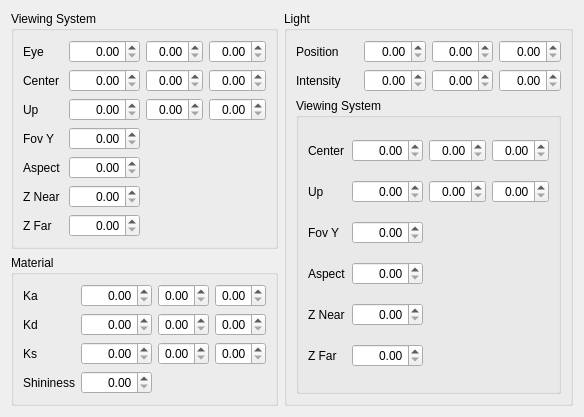
<?xml version="1.0" encoding="UTF-8"?>
<ui version="4.0">
 <class>GvQEditor</class>
 <widget class="QWidget" name="GvQEditor">
  <property name="geometry">
   <rect>
    <x>0</x>
    <y>0</y>
    <width>492</width>
    <height>364</height>
   </rect>
  </property>
  <property name="windowTitle">
   <string>Form</string>
  </property>
  <layout class="QGridLayout" name="gridLayout_5">
   <item row="0" column="0">
    <widget class="QGroupBox" name="groupBox_3">
     <property name="title">
      <string>Viewing System</string>
     </property>
     <layout class="QGridLayout" name="gridLayout_2">
      <item row="0" column="0">
       <widget class="QLabel" name="label_7">
        <property name="text">
         <string>Eye</string>
        </property>
       </widget>
      </item>
      <item row="0" column="1">
       <widget class="QDoubleSpinBox" name="_cameraEyeXDoubleSpinBox">
        <property name="alignment">
         <set>Qt::AlignRight|Qt::AlignTrailing|Qt::AlignVCenter</set>
        </property>
       </widget>
      </item>
      <item row="0" column="2">
       <widget class="QDoubleSpinBox" name="_cameraEyeYDoubleSpinBox">
        <property name="alignment">
         <set>Qt::AlignRight|Qt::AlignTrailing|Qt::AlignVCenter</set>
        </property>
       </widget>
      </item>
      <item row="0" column="3">
       <widget class="QDoubleSpinBox" name="_cameraEyeZDoubleSpinBox">
        <property name="alignment">
         <set>Qt::AlignRight|Qt::AlignTrailing|Qt::AlignVCenter</set>
        </property>
       </widget>
      </item>
      <item row="1" column="0">
       <widget class="QLabel" name="label_8">
        <property name="text">
         <string>Center</string>
        </property>
       </widget>
      </item>
      <item row="1" column="1">
       <widget class="QDoubleSpinBox" name="_cameraCenterXDoubleSpinBox">
        <property name="alignment">
         <set>Qt::AlignRight|Qt::AlignTrailing|Qt::AlignVCenter</set>
        </property>
       </widget>
      </item>
      <item row="1" column="2">
       <widget class="QDoubleSpinBox" name="_cameraCenterYDoubleSpinBox">
        <property name="alignment">
         <set>Qt::AlignRight|Qt::AlignTrailing|Qt::AlignVCenter</set>
        </property>
       </widget>
      </item>
      <item row="1" column="3">
       <widget class="QDoubleSpinBox" name="_cameraCenterZDoubleSpinBox">
        <property name="alignment">
         <set>Qt::AlignRight|Qt::AlignTrailing|Qt::AlignVCenter</set>
        </property>
       </widget>
      </item>
      <item row="2" column="0">
       <widget class="QLabel" name="label_9">
        <property name="text">
         <string>Up</string>
        </property>
       </widget>
      </item>
      <item row="2" column="1">
       <widget class="QDoubleSpinBox" name="_cameraUpXDoubleSpinBox">
        <property name="alignment">
         <set>Qt::AlignRight|Qt::AlignTrailing|Qt::AlignVCenter</set>
        </property>
       </widget>
      </item>
      <item row="2" column="2">
       <widget class="QDoubleSpinBox" name="_cameraUpYDoubleSpinBox">
        <property name="alignment">
         <set>Qt::AlignRight|Qt::AlignTrailing|Qt::AlignVCenter</set>
        </property>
       </widget>
      </item>
      <item row="2" column="3">
       <widget class="QDoubleSpinBox" name="_cameraUpZDoubleSpinBox">
        <property name="alignment">
         <set>Qt::AlignRight|Qt::AlignTrailing|Qt::AlignVCenter</set>
        </property>
       </widget>
      </item>
      <item row="3" column="0">
       <widget class="QLabel" name="label_10">
        <property name="text">
         <string>Fov Y</string>
        </property>
       </widget>
      </item>
      <item row="3" column="1">
       <widget class="QDoubleSpinBox" name="_cameraFovYDoubleSpinBox">
        <property name="alignment">
         <set>Qt::AlignRight|Qt::AlignTrailing|Qt::AlignVCenter</set>
        </property>
       </widget>
      </item>
      <item row="4" column="0">
       <widget class="QLabel" name="label_11">
        <property name="text">
         <string>Aspect</string>
        </property>
       </widget>
      </item>
      <item row="4" column="1">
       <widget class="QDoubleSpinBox" name="_cameraAspectDoubleSpinBox">
        <property name="alignment">
         <set>Qt::AlignRight|Qt::AlignTrailing|Qt::AlignVCenter</set>
        </property>
       </widget>
      </item>
      <item row="5" column="0">
       <widget class="QLabel" name="label_12">
        <property name="text">
         <string>Z Near</string>
        </property>
       </widget>
      </item>
      <item row="5" column="1">
       <widget class="QDoubleSpinBox" name="_cameraZNearDoubleSpinBox">
        <property name="alignment">
         <set>Qt::AlignRight|Qt::AlignTrailing|Qt::AlignVCenter</set>
        </property>
        <property name="maximum">
         <double>1000.000000000000000</double>
        </property>
       </widget>
      </item>
      <item row="6" column="0">
       <widget class="QLabel" name="label_13">
        <property name="text">
         <string>Z Far</string>
        </property>
       </widget>
      </item>
      <item row="6" column="1">
       <widget class="QDoubleSpinBox" name="_cameraZFarDoubleSpinBox">
        <property name="alignment">
         <set>Qt::AlignRight|Qt::AlignTrailing|Qt::AlignVCenter</set>
        </property>
        <property name="maximum">
         <double>1000.000000000000000</double>
        </property>
       </widget>
      </item>
     </layout>
    </widget>
   </item>
   <item row="0" column="1" rowspan="2">
    <widget class="QGroupBox" name="groupBox">
     <property name="title">
      <string>Light</string>
     </property>
     <layout class="QGridLayout" name="gridLayout_4">
      <item row="0" column="0">
       <widget class="QLabel" name="label">
        <property name="text">
         <string>Position</string>
        </property>
       </widget>
      </item>
      <item row="0" column="1">
       <widget class="QDoubleSpinBox" name="_lightPositionXDoubleSpinBox">
        <property name="alignment">
         <set>Qt::AlignRight|Qt::AlignTrailing|Qt::AlignVCenter</set>
        </property>
       </widget>
      </item>
      <item row="0" column="2">
       <widget class="QDoubleSpinBox" name="_lightPositionYDoubleSpinBox">
        <property name="alignment">
         <set>Qt::AlignRight|Qt::AlignTrailing|Qt::AlignVCenter</set>
        </property>
       </widget>
      </item>
      <item row="0" column="3">
       <widget class="QDoubleSpinBox" name="_lightPositionZDoubleSpinBox">
        <property name="alignment">
         <set>Qt::AlignRight|Qt::AlignTrailing|Qt::AlignVCenter</set>
        </property>
       </widget>
      </item>
      <item row="1" column="0">
       <widget class="QLabel" name="label_2">
        <property name="text">
         <string>Intensity</string>
        </property>
       </widget>
      </item>
      <item row="1" column="1">
       <widget class="QDoubleSpinBox" name="_lightIntensityXDoubleSpinBox">
        <property name="alignment">
         <set>Qt::AlignRight|Qt::AlignTrailing|Qt::AlignVCenter</set>
        </property>
        <property name="maximum">
         <double>1.000000000000000</double>
        </property>
        <property name="singleStep">
         <double>0.100000000000000</double>
        </property>
       </widget>
      </item>
      <item row="1" column="2">
       <widget class="QDoubleSpinBox" name="_lightIntensityYDoubleSpinBox">
        <property name="alignment">
         <set>Qt::AlignRight|Qt::AlignTrailing|Qt::AlignVCenter</set>
        </property>
        <property name="maximum">
         <double>1.000000000000000</double>
        </property>
        <property name="singleStep">
         <double>0.100000000000000</double>
        </property>
       </widget>
      </item>
      <item row="1" column="3">
       <widget class="QDoubleSpinBox" name="_lightIntensityZDoubleSpinBox">
        <property name="alignment">
         <set>Qt::AlignRight|Qt::AlignTrailing|Qt::AlignVCenter</set>
        </property>
        <property name="maximum">
         <double>1.000000000000000</double>
        </property>
        <property name="singleStep">
         <double>0.100000000000000</double>
        </property>
       </widget>
      </item>
      <item row="2" column="0" colspan="4">
       <widget class="QGroupBox" name="groupBox_4">
        <property name="title">
         <string>Viewing System</string>
        </property>
        <layout class="QGridLayout" name="gridLayout_3">
         <item row="0" column="0">
          <widget class="QLabel" name="label_15">
           <property name="text">
            <string>Center</string>
           </property>
          </widget>
         </item>
         <item row="0" column="1">
          <widget class="QDoubleSpinBox" name="_lightCenterXDoubleSpinBox">
           <property name="alignment">
            <set>Qt::AlignRight|Qt::AlignTrailing|Qt::AlignVCenter</set>
           </property>
          </widget>
         </item>
         <item row="0" column="2">
          <widget class="QDoubleSpinBox" name="_lightCenterYDoubleSpinBox">
           <property name="alignment">
            <set>Qt::AlignRight|Qt::AlignTrailing|Qt::AlignVCenter</set>
           </property>
          </widget>
         </item>
         <item row="0" column="3">
          <widget class="QDoubleSpinBox" name="_lightCenterZDoubleSpinBox">
           <property name="alignment">
            <set>Qt::AlignRight|Qt::AlignTrailing|Qt::AlignVCenter</set>
           </property>
          </widget>
         </item>
         <item row="1" column="0">
          <widget class="QLabel" name="label_16">
           <property name="text">
            <string>Up</string>
           </property>
          </widget>
         </item>
         <item row="1" column="1">
          <widget class="QDoubleSpinBox" name="_lightUpXDoubleSpinBox">
           <property name="alignment">
            <set>Qt::AlignRight|Qt::AlignTrailing|Qt::AlignVCenter</set>
           </property>
          </widget>
         </item>
         <item row="1" column="2">
          <widget class="QDoubleSpinBox" name="_lightUpYDoubleSpinBox">
           <property name="alignment">
            <set>Qt::AlignRight|Qt::AlignTrailing|Qt::AlignVCenter</set>
           </property>
          </widget>
         </item>
         <item row="1" column="3">
          <widget class="QDoubleSpinBox" name="_lightUpZDoubleSpinBox">
           <property name="alignment">
            <set>Qt::AlignRight|Qt::AlignTrailing|Qt::AlignVCenter</set>
           </property>
          </widget>
         </item>
         <item row="2" column="0">
          <widget class="QLabel" name="label_17">
           <property name="text">
            <string>Fov Y</string>
           </property>
          </widget>
         </item>
         <item row="2" column="1">
          <widget class="QDoubleSpinBox" name="_lightFovYDoubleSpinBox">
           <property name="alignment">
            <set>Qt::AlignRight|Qt::AlignTrailing|Qt::AlignVCenter</set>
           </property>
          </widget>
         </item>
         <item row="3" column="0">
          <widget class="QLabel" name="label_18">
           <property name="text">
            <string>Aspect</string>
           </property>
          </widget>
         </item>
         <item row="3" column="1">
          <widget class="QDoubleSpinBox" name="_lightAspectDoubleSpinBox">
           <property name="alignment">
            <set>Qt::AlignRight|Qt::AlignTrailing|Qt::AlignVCenter</set>
           </property>
          </widget>
         </item>
         <item row="4" column="0">
          <widget class="QLabel" name="label_19">
           <property name="text">
            <string>Z Near</string>
           </property>
          </widget>
         </item>
         <item row="4" column="1">
          <widget class="QDoubleSpinBox" name="_lightZNearDoubleSpinBox">
           <property name="alignment">
            <set>Qt::AlignRight|Qt::AlignTrailing|Qt::AlignVCenter</set>
           </property>
           <property name="maximum">
            <double>1000.000000000000000</double>
           </property>
          </widget>
         </item>
         <item row="5" column="0">
          <widget class="QLabel" name="label_20">
           <property name="text">
            <string>Z Far</string>
           </property>
          </widget>
         </item>
         <item row="5" column="1">
          <widget class="QDoubleSpinBox" name="_lightZFarDoubleSpinBox">
           <property name="alignment">
            <set>Qt::AlignRight|Qt::AlignTrailing|Qt::AlignVCenter</set>
           </property>
           <property name="maximum">
            <double>1000.000000000000000</double>
           </property>
          </widget>
         </item>
        </layout>
       </widget>
      </item>
     </layout>
    </widget>
   </item>
   <item row="1" column="0">
    <widget class="QGroupBox" name="groupBox_2">
     <property name="title">
      <string>Material</string>
     </property>
     <layout class="QGridLayout" name="gridLayout">
      <item row="0" column="0">
       <widget class="QLabel" name="label_3">
        <property name="text">
         <string>Ka</string>
        </property>
       </widget>
      </item>
      <item row="0" column="1">
       <widget class="QDoubleSpinBox" name="_materialAmbientXDoubleSpinBox">
        <property name="alignment">
         <set>Qt::AlignRight|Qt::AlignTrailing|Qt::AlignVCenter</set>
        </property>
        <property name="maximum">
         <double>1.000000000000000</double>
        </property>
        <property name="singleStep">
         <double>0.100000000000000</double>
        </property>
       </widget>
      </item>
      <item row="0" column="2">
       <widget class="QDoubleSpinBox" name="_materialAmbientYDoubleSpinBox">
        <property name="alignment">
         <set>Qt::AlignRight|Qt::AlignTrailing|Qt::AlignVCenter</set>
        </property>
        <property name="maximum">
         <double>1.000000000000000</double>
        </property>
        <property name="singleStep">
         <double>0.100000000000000</double>
        </property>
       </widget>
      </item>
      <item row="0" column="3">
       <widget class="QDoubleSpinBox" name="_materialAmbientZDoubleSpinBox">
        <property name="alignment">
         <set>Qt::AlignRight|Qt::AlignTrailing|Qt::AlignVCenter</set>
        </property>
        <property name="maximum">
         <double>1.000000000000000</double>
        </property>
        <property name="singleStep">
         <double>0.100000000000000</double>
        </property>
       </widget>
      </item>
      <item row="1" column="0">
       <widget class="QLabel" name="label_4">
        <property name="text">
         <string>Kd</string>
        </property>
       </widget>
      </item>
      <item row="1" column="1">
       <widget class="QDoubleSpinBox" name="_materialDiffuseXDoubleSpinBox">
        <property name="alignment">
         <set>Qt::AlignRight|Qt::AlignTrailing|Qt::AlignVCenter</set>
        </property>
        <property name="maximum">
         <double>1.000000000000000</double>
        </property>
        <property name="singleStep">
         <double>0.100000000000000</double>
        </property>
       </widget>
      </item>
      <item row="1" column="2">
       <widget class="QDoubleSpinBox" name="_materialDiffuseYDoubleSpinBox">
        <property name="alignment">
         <set>Qt::AlignRight|Qt::AlignTrailing|Qt::AlignVCenter</set>
        </property>
        <property name="maximum">
         <double>1.000000000000000</double>
        </property>
        <property name="singleStep">
         <double>0.100000000000000</double>
        </property>
       </widget>
      </item>
      <item row="1" column="3">
       <widget class="QDoubleSpinBox" name="_materialDiffuseZDoubleSpinBox">
        <property name="alignment">
         <set>Qt::AlignRight|Qt::AlignTrailing|Qt::AlignVCenter</set>
        </property>
        <property name="maximum">
         <double>1.000000000000000</double>
        </property>
        <property name="singleStep">
         <double>0.100000000000000</double>
        </property>
       </widget>
      </item>
      <item row="2" column="0">
       <widget class="QLabel" name="label_5">
        <property name="text">
         <string>Ks</string>
        </property>
       </widget>
      </item>
      <item row="2" column="1">
       <widget class="QDoubleSpinBox" name="_materialSpecularXDoubleSpinBox">
        <property name="alignment">
         <set>Qt::AlignRight|Qt::AlignTrailing|Qt::AlignVCenter</set>
        </property>
        <property name="maximum">
         <double>1.000000000000000</double>
        </property>
        <property name="singleStep">
         <double>0.100000000000000</double>
        </property>
       </widget>
      </item>
      <item row="2" column="2">
       <widget class="QDoubleSpinBox" name="_materialSpecularYDoubleSpinBox">
        <property name="alignment">
         <set>Qt::AlignRight|Qt::AlignTrailing|Qt::AlignVCenter</set>
        </property>
        <property name="maximum">
         <double>1.000000000000000</double>
        </property>
        <property name="singleStep">
         <double>0.100000000000000</double>
        </property>
       </widget>
      </item>
      <item row="2" column="3">
       <widget class="QDoubleSpinBox" name="_materialSpecularZDoubleSpinBox">
        <property name="alignment">
         <set>Qt::AlignRight|Qt::AlignTrailing|Qt::AlignVCenter</set>
        </property>
        <property name="maximum">
         <double>1.000000000000000</double>
        </property>
        <property name="singleStep">
         <double>0.100000000000000</double>
        </property>
       </widget>
      </item>
      <item row="3" column="0">
       <widget class="QLabel" name="label_6">
        <property name="text">
         <string>Shininess</string>
        </property>
       </widget>
      </item>
      <item row="3" column="1">
       <widget class="QDoubleSpinBox" name="_materialShininessDoubleSpinBox">
        <property name="alignment">
         <set>Qt::AlignRight|Qt::AlignTrailing|Qt::AlignVCenter</set>
        </property>
        <property name="maximum">
         <double>1000.000000000000000</double>
        </property>
       </widget>
      </item>
     </layout>
    </widget>
   </item>
  </layout>
 </widget>
 <resources/>
 <connections/>
</ui>
